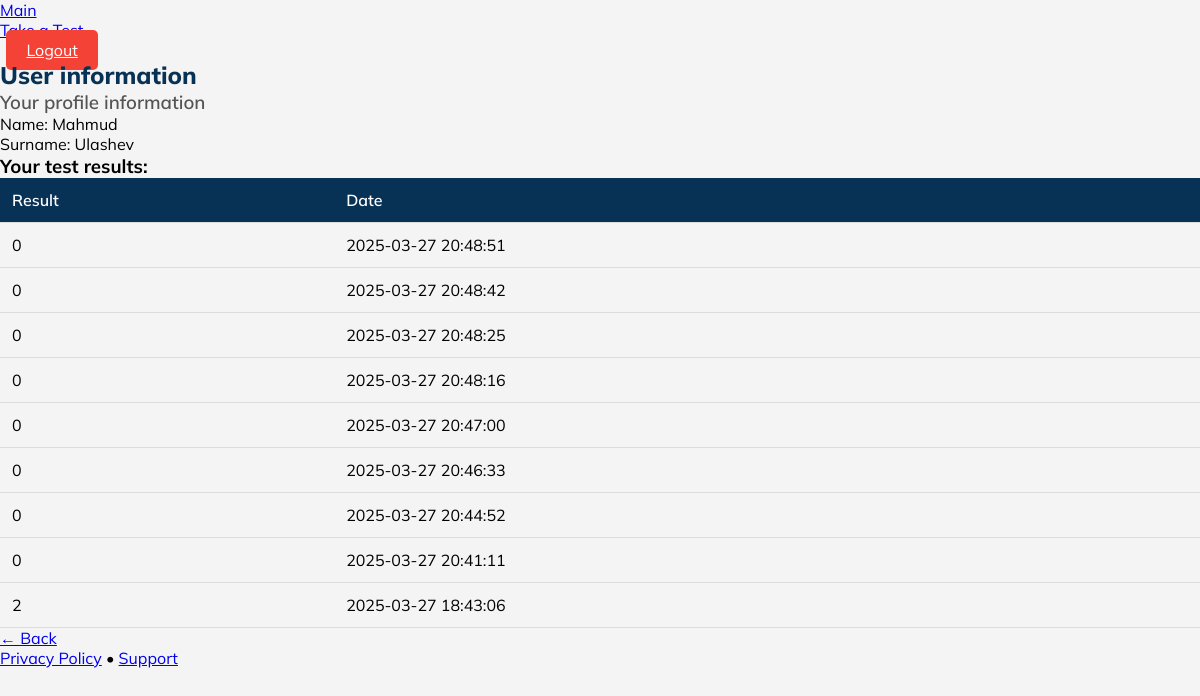
The app's page /profile (signed in), older data.
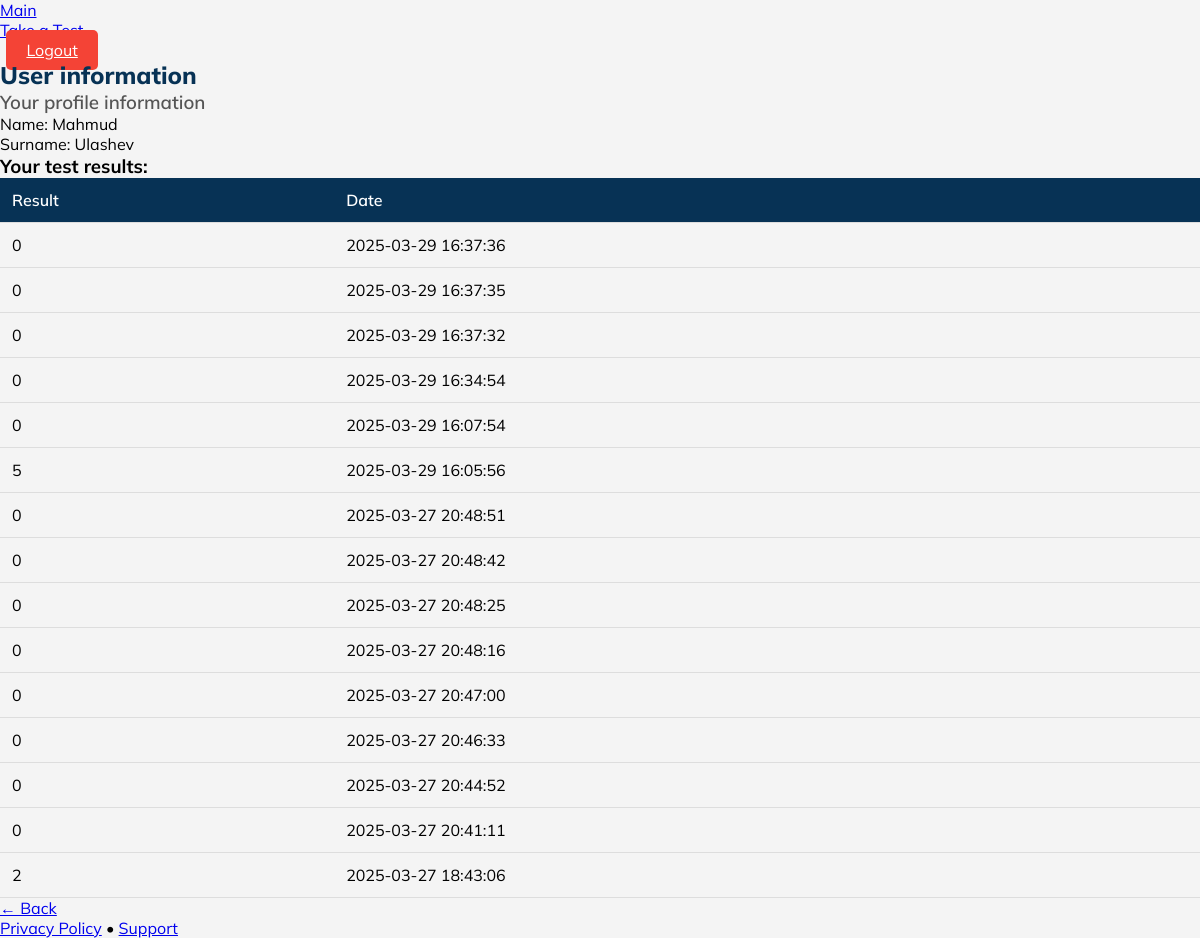
The same page, newer data.
### tables this page shows
CREATE TABLE results (
    id INTEGER PRIMARY KEY AUTOINCREMENT,
    user_id INTEGER NOT NULL,
    ball INTEGER NOT NULL,
    test_date TEXT NOT NULL,
    FOREIGN KEY (user_id) REFERENCES users(id)
);

### app.py (the view)
@app.route("/profile")
def profile():
    if "user_id" not in session:
        return redirect(url_for("login"))
    user_id = session["user_id"]
    conn = conn_databaza()
    cursor = conn.cursor()
    cursor.execute("SELECT * FROM results WHERE user_id = ? ORDER BY test_date DESC", (user_id,))
    results = cursor.fetchall()
    conn.close()
    return render_template("profile.html", results=results, first_name=session["first_name"], last_name=session["last_name"])

### app.py (called while the page is built)
def conn_databaza():
    conn = sqlite3.connect("users.db")
    conn.row_factory = sqlite3.Row
    return conn

### templates/profile.html (shortened to what this page needs)
<!DOCTYPE html>
<html lang="en">
<head>
    <link rel="stylesheet" href="https://cdn.jsdelivr.net/npm/@picocss/pico@1/css/pico.min.css">
    <link rel="stylesheet" href="/static/profile.css">
</head>
<body>
    <div class="header-wrapper">
        <nav class="container">
            <ul>
                <li><a href="/">Main</a></li>
            </ul>
            <ul>
                <li><a href="/test-cover">Take a Test</a></li>
                <li><a  class="logout" href="/logout">Logout</a></li>
            </ul>
        </nav>
    </div>
    <main class="container">
        <section>
            <hgroup>
                <h2>User information</h2>
                <h3>Your profile information</h3>
            </hgroup>
            <p>Name: {{ first_name }}</p>
            <p>Surname: {{ last_name }}</p>
            <h3>Your test results:</h3>
            <table>
                <thead>
                    <tr>
                        <th>Result</th>
                        <th>Date</th>
                    </tr>
                </thead>
                <tbody>
                    {% for result in results %}
                    <tr>
                        <td>{{ result["ball"] }}</td>
                        <td>{{ result["test_date"] }}</td>
                    </tr>
                    {% endfor %}
                </tbody>
            </table>
            <a href="/" role="button">← Back</a>
        </section>
    </main>
    <footer class="container">
        <a href="#">Privacy Policy</a> • <a href="#">Support</a>
    </footer>
</body>
</html>

Row changes from the older to the newer data that the page shows:
added results: ball "0", test_date "2025-03-29 16:37:36"
added results: ball "0", test_date "2025-03-29 16:37:35"
added results: ball "0", test_date "2025-03-29 16:37:32"
added results: ball "0", test_date "2025-03-29 16:34:54"
added results: ball "0", test_date "2025-03-29 16:07:54"
added results: ball "5", test_date "2025-03-29 16:05:56"
